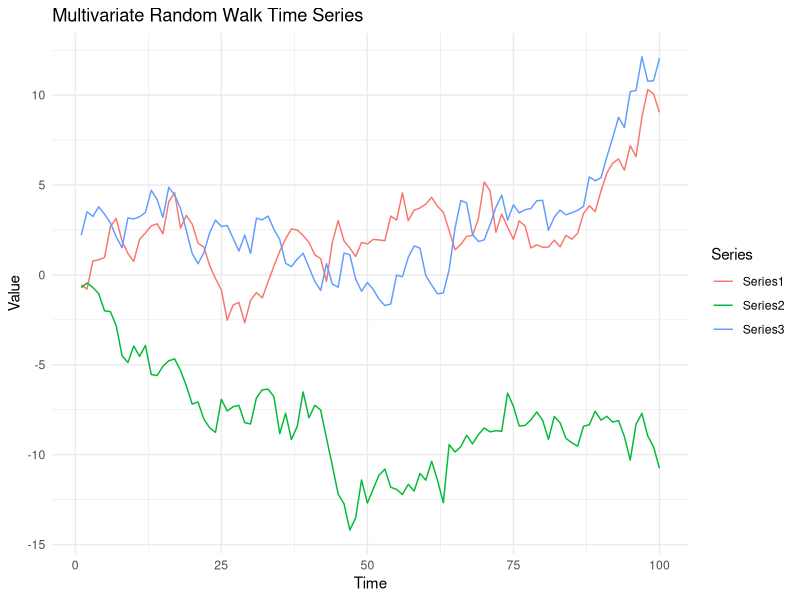
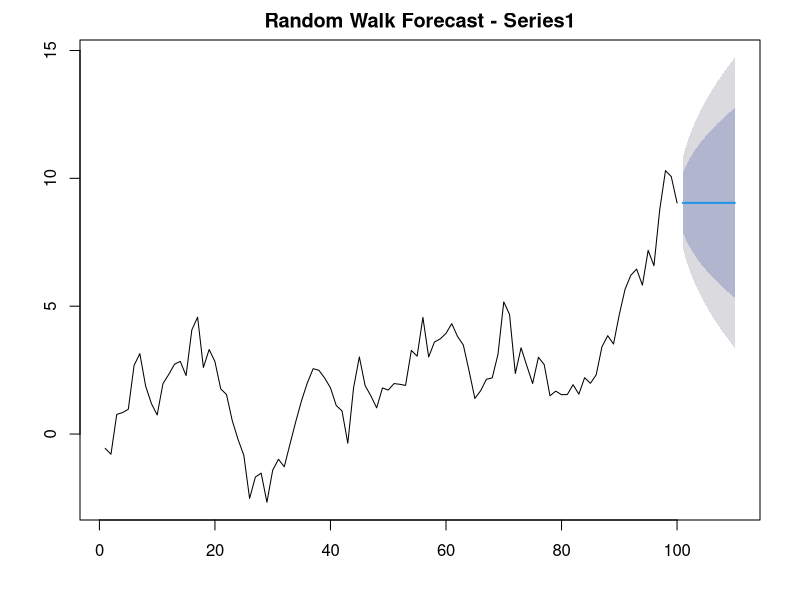
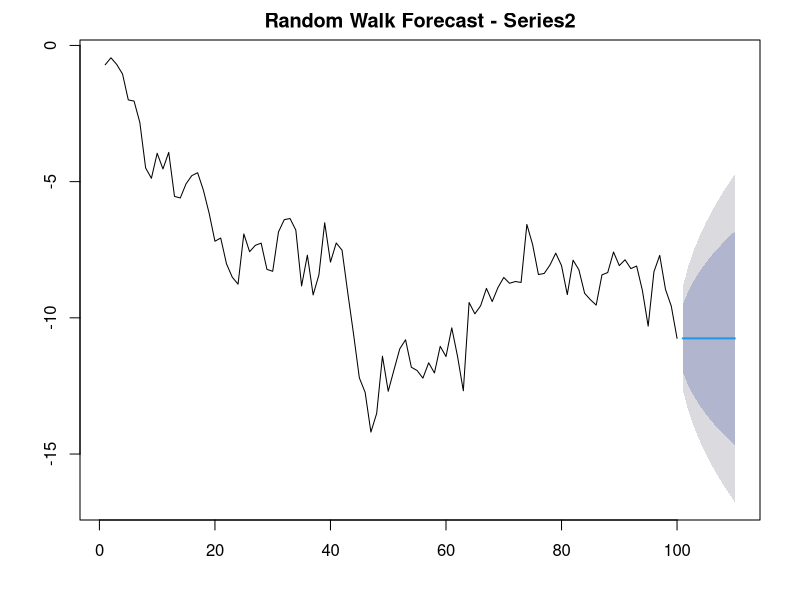
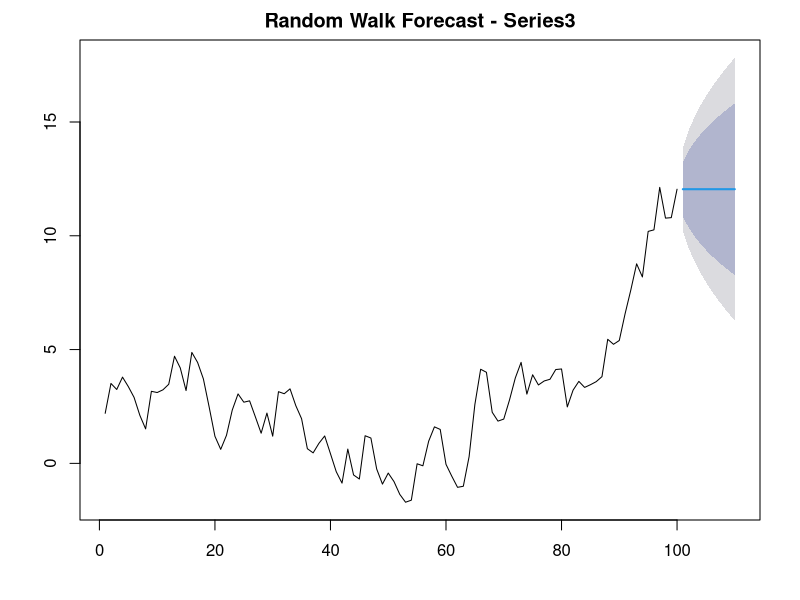

R code for these plots, in order:
# Step 1: Install Required Packages (Run only once if not already installed)
# install.packages("tidyverse")
# install.packages("zoo")
# install.packages("forecast")

# Load Libraries
library(tidyverse)
library(zoo)
library(forecast)
library(ggplot2)

# Step 2: Simulate a Multivariate Time Series
set.seed(123)

time <- 1:100
x1 <- cumsum(rnorm(100))
x2 <- cumsum(rnorm(100))
x3 <- cumsum(rnorm(100))

data <- data.frame(
  Time = time,
  Series1 = x1,
  Series2 = x2,
  Series3 = x3
)

# Step 3: Convert Data to Long Format
data_long <- pivot_longer(
  data,
  cols = -Time,
  names_to = "Series",
  values_to = "Value"
)

# Step 4: Reset Graphics Device
graphics.off()

# Step 5: Plot Multivariate Time Series
ggplot(data_long, aes(x = Time, y = Value, color = Series)) +
  geom_line() +
  theme_minimal() +
  labs(title = "Multivariate Random Walk Time Series")

# Step 6: Forecast Using Random Walk Model
fit1 <- rwf(ts(data$Series1), h = 10)
fit2 <- rwf(ts(data$Series2), h = 10)
fit3 <- rwf(ts(data$Series3), h = 10)

# Set Proper Margins
par(mar = c(4, 4, 2, 2))

# Plot Forecasts
plot(fit1, main = "Random Walk Forecast - Series1")
plot(fit2, main = "Random Walk Forecast - Series2")
plot(fit3, main = "Random Walk Forecast - Series3")
